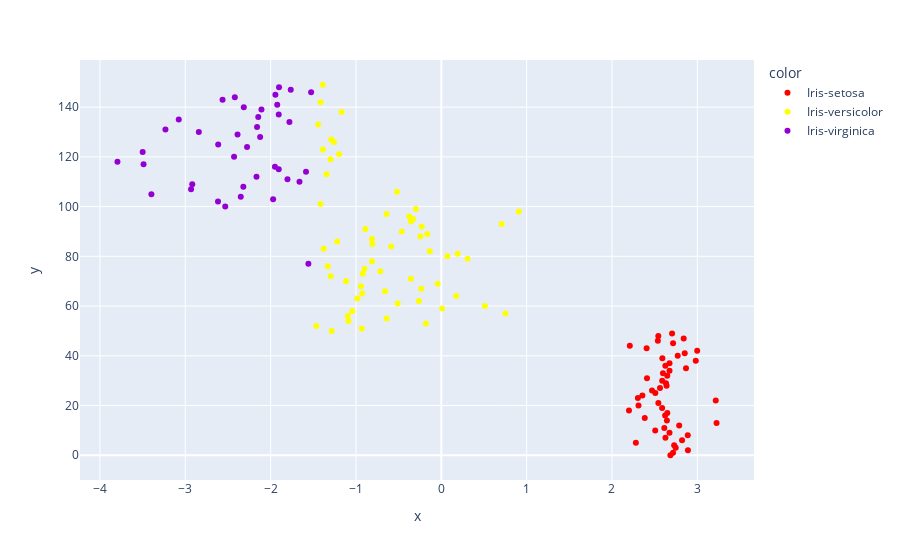

The code cell stored with this chart in its notebook:
### Code cell
figprin1 = px.scatter(x=principal1['PC1'],
                  color= principal1['target'],
                      color_discrete_map={
                "Iris-setosa": "red",
                "Iris-versicolor": "yellow",
                "Iris-virginica": "darkviolet",})

figprin1.show()

### Figure 1 — Plotly figure (JSON) as saved in the notebook; plotly's stock layout.template omitted (floating-point values rounded to 4 significant figures)
{"data": [{"hovertemplate": "color=Iris-setosa<br>x=%{x}<br>y=%{y}<extra></extra>", "legendgroup": "Iris-setosa", "marker": {"color": "red", "symbol": "circle"}, "mode": "markers", "name": "Iris-setosa", "orientation": "h", "showlegend": true, "type": "scatter", "x": [2.684, 2.715, 2.89, 2.746, 2.729, 2.28, 2.821, 2.626, 2.888, 2.674, 2.507, 2.613, 2.787, 3.225, 2.644, 2.384, 2.623, 2.648, 2.199, 2.587, 2.311, 2.543, 3.216, 2.303, 2.356, 2.508, 2.469, 2.562, 2.64, 2.633, 2.588, 2.41, 2.648, 2.597, 2.674, 2.867, 2.625, 2.674, 2.982, 2.59, 2.77, 2.852, 2.998, 2.406, 2.209, 2.716, 2.538, 2.84, 2.543, 2.704], "xaxis": "x", "y": [0, 1, 2, 3, 4, 5, 6, 7, 8, 9, 10, 11, 12, 13, 14, 15, 16, 17, 18, 19, 20, 21, 22, 23, 24, 25, 26, 27, 28, 29, 30, 31, 32, 33, 34, 35, 36, 37, 38, 39, 40, 41, 42, 43, 44, 45, 46, 47, 48, 49], "yaxis": "y"}, {"hovertemplate": "color=Iris-versicolor<br>x=%{x}<br>y=%{y}<extra></extra>", "legendgroup": "Iris-versicolor", "marker": {"color": "yellow", "symbol": "circle"}, "mode": "markers", "name": "Iris-versicolor", "orientation": "h", "showlegend": true, "type": "scatter", "x": [-1.285, -0.9324, -1.464, -0.181, -1.087, -0.6404, -1.095, 0.7515, -1.043, 0.01019, 0.5111, -0.5111, -0.2623, -0.984, 0.1749, -0.9276, -0.6596, -0.2345, -0.9424, -0.04325, -1.116, -0.3568, -1.296, -0.9205, -0.714, -0.8996, -1.331, -0.8125, 0.3073, 0.07034, 0.1919, -0.135, -1.379, -0.5873, -0.8072, -1.22, -0.8129, -0.2452, -0.1645, -0.463, -0.8902, -0.2289, 0.7071, -0.3555, -0.3311, -0.3752, -0.6417, 0.9085, -0.2978, -1.414, -0.5194, -1.345, -1.298, -1.198, -1.388, -1.258, -1.291, -1.443, -1.169, -1.414, -1.39], "xaxis": "x", "y": [50, 51, 52, 53, 54, 55, 56, 57, 58, 59, 60, 61, 62, 63, 64, 65, 66, 67, 68, 69, 70, 71, 72, 73, 74, 75, 76, 78, 79, 80, 81, 82, 83, 84, 85, 86, 87, 88, 89, 90, 91, 92, 93, 94, 95, 96, 97, 98, 99, 101, 106, 113, 119, 121, 123, 126, 127, 133, 138, 142, 149], "yaxis": "y"}, {"hovertemplate": "color=Iris-virginica<br>x=%{x}<br>y=%{y}<extra></extra>", "legendgroup": "Iris-virginica", "marker": {"color": "darkviolet", "symbol": "circle"}, "mode": "markers", "name": "Iris-virginica", "orientation": "h", "showlegend": true, "type": "scatter", "x": [-1.557, -2.532, -2.616, -1.971, -2.35, -3.397, -2.932, -2.32, -2.918, -1.662, -1.802, -2.165, -1.585, -1.905, -1.949, -3.489, -3.795, -2.428, -3.499, -2.276, -2.614, -2.123, -2.388, -2.841, -3.232, -2.159, -1.78, -3.077, -2.145, -1.905, -2.108, -2.314, -1.922, -2.563, -2.419, -1.944, -1.526, -1.764, -1.902], "xaxis": "x", "y": [77, 100, 102, 103, 104, 105, 107, 108, 109, 110, 111, 112, 114, 115, 116, 117, 118, 120, 122, 124, 125, 128, 129, 130, 131, 132, 134, 135, 136, 137, 139, 140, 141, 143, 144, 145, 146, 147, 148], "yaxis": "y"}], "layout": {"legend": {"title": {"text": "color"}, "tracegroupgap": 0}, "margin": {"t": 60}, "xaxis": {"anchor": "y", "domain": [0, 1], "title": {"text": "x"}}, "yaxis": {"anchor": "x", "domain": [0, 1], "title": {"text": "y"}}}}
